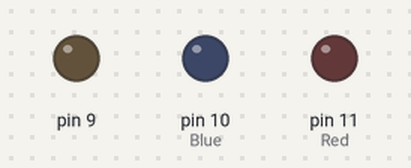
The sketch below on a simulated Arduino Uno, built with avr-gcc and run on an emulated ATmega328P. Shown: output pins drawn as LEDs (lit = HIGH).

Above: at 0.1 s.
At 1.1 s:
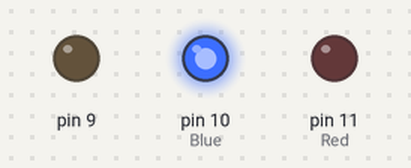
At 5.1 s:
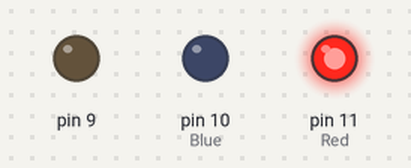
At 39.1 s:
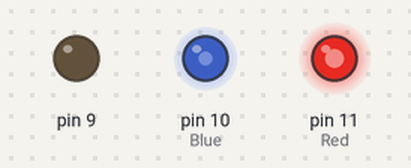
Timing chart, 0 to 40.0 s (numbered marks = the images above):
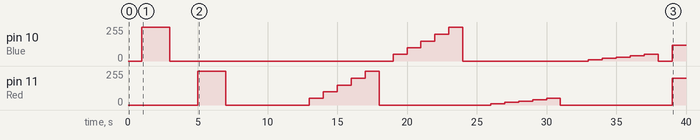

The sketch:

Cod_LED_Base.ino
```cpp
// Declaramos los pines que vamosa utilizar como Output
void setup() {
  // put your setup code here, to run once:
pinMode(10, OUTPUT);
pinMode(11, OUTPUT);
pinMode(9, OUTPUT);
}

//Definimos a qué pines están conectados los colores
int Red = 11;
int Blue = 10;
int Green = 12;

//Creamos una función para resetear (Apagar) los colores
void Reset(int time){
  digitalWrite(Blue,LOW);
  digitalWrite(Red,LOW);
  digitalWrite(Green,LOW);
  delay(time);
}

//FUNCION PRINCIPAL
void loop() {
  // put your main code here, to run repeatedly:

Reset(1000);

// Encender (TODO o NADA)
digitalWrite(Blue, HIGH);
delay(2000);
digitalWrite(Blue, LOW);
delay(2000);
digitalWrite(Red, HIGH);
delay(2000);
digitalWrite(Red, LOW);
delay(2000);
digitalWrite(Green, HIGH);
delay(2000);
digitalWrite(Green, LOW);
delay(2000);

// Tonalidades
// El verde está conectado a una entrada NOanalogica (sin virgulilla)
// porque esta se usó para configurar la velocidad de las llantas.
// Las entradas digitales (NOanalogicas) slo reciben informacion de On-Off
//y no distinguen entre gradientes de PWM
analogWrite(Red,50);
delay(1000);
analogWrite(Red,100);
delay(1000);
analogWrite(Red,150);
delay(1000);
analogWrite(Red,200);
delay(1000);
analogWrite(Red,255);
delay(1000);
Reset(1000);

analogWrite(Blue,50);
delay(1000);
analogWrite(Blue,100);
delay(1000);
analogWrite(Blue,150);
delay(1000);
analogWrite(Blue,200);
delay(1000);
analogWrite(Blue,255);
delay(1000);
Reset(1000);


// Oscilaciones en color (Ascendente o descendente)
// Rojo
for (int i = 0; i < 51; i = i +10)
{ analogWrite(Red,i);
delay(1000);}
analogWrite(Red,0);
delay(1000);
//Azul
for (int i=0; i < 51; i = i +10)
{ analogWrite(Blue,i);
delay(1000);}
Reset(1000);


// Colores compuestos
// Purpura
analogWrite(Red,200);
analogWrite(Blue,120);
digitalWrite(Green, LOW);
delay(3000);
Reset(1000);
// Lila
analogWrite(Red,120);
analogWrite(Blue,200);
digitalWrite(Green, HIGH);
delay(3000);
Reset(1000);
// Naranja
analogWrite(Red,100);
analogWrite(Blue,0);
digitalWrite(Green, HIGH);
delay(3000);
Reset(1000);
}
```

Measured:
- by itself, pin 10 (Blue): 0/255 → 255/255 at 1.0 s, → 0/255 2.0 s later, → 50/255 16.0 s later, → 100/255 1.0 s later, … (15 changes in this stretch)
- by itself, pin 11 (Red): 0/255 → 255/255 at 5.0 s, → 0/255 2.0 s later, → 50/255 6.0 s later, → 100/255 1.0 s later, … (15 changes in this stretch)
